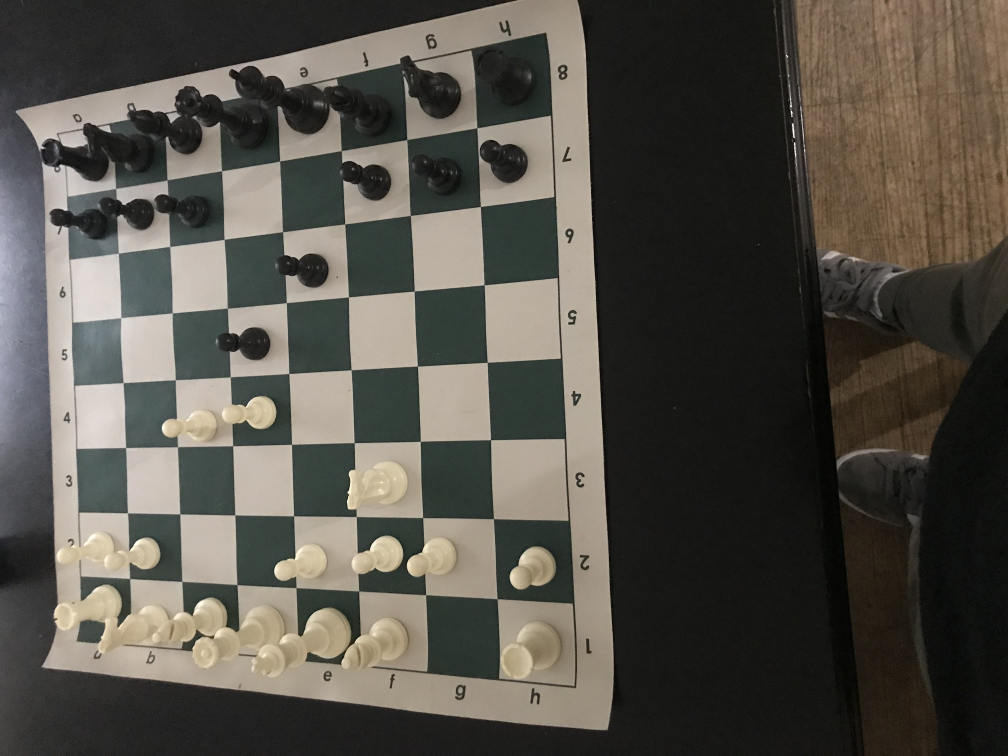
#> input picture preprocessing/training_images/IMG_1512.JPG, 4032 x 3024 px (shown at 1/4 size); its folder holds only this picture in this run
$ python preprocessing_original.py   (older library calls are emulated)
#> lines starting #> are read from the running program, lines starting #| are printed output that depends on the picture; after the words box and inside, x2 and y2 are one past the last pixel; in counts of white or black regions, pixels touching at a corner belong together
'''
Preprocessing Code

(In development)

Code taken almost verbatim from
https://github.com/Elucidation/ChessboardDetect/blob/master/FindChessboards.py

'''


# coding=utf-8
import PIL.Image
import matplotlib.image as mpimg
import scipy.ndimage
import cv2 # For Sobel etc
import glob
import numpy as np
import matplotlib.pyplot as plt
from matplotlib.pyplot import figure, imshow, axis
from matplotlib.image import imread
np.set_printoptions(suppress=True, linewidth=200) # Better printing of arrays
plt.rcParams['image.cmap'] = 'jet' # Default colormap is jet


# Saddle

def getSaddle(gray_img):
    # https://en.wikipedia.org/wiki/Sobel_operator
    img = gray_img.astype(np.float64)
    gx = cv2.Sobel(img,cv2.CV_64F,1,0)
    gy = cv2.Sobel(img,cv2.CV_64F,0,1)
    gxx = cv2.Sobel(gx,cv2.CV_64F,1,0)
    gyy = cv2.Sobel(gy,cv2.CV_64F,0,1)
    gxy = cv2.Sobel(gx,cv2.CV_64F,0,1)

    S = gxx*gyy - gxy**2
    return S

def nonmax_sup(img, win=10):
    w, h = img.shape
#     img = cv2.blur(img, ksize=(5,5))
    img_sup = np.zeros_like(img, dtype=np.float64)
    for i,j in np.argwhere(img):
        # Get neigborhood
        ta=max(0,i-win)
        tb=min(w,i+win+1)
        tc=max(0,j-win)
        td=min(h,j+win+1)
        cell = img[ta:tb,tc:td]
        val = img[i,j]
        if np.sum(cell.max() == cell) > 1:
            print(cell.argmax())
        if cell.max() == val:
            img_sup[i,j] = val
    return img_sup

def pruneSaddle(s):
    thresh = 128
    score = (s>0).sum()
    while (score > 10000):
        thresh = thresh*2
        s[s<thresh] = 0
        score = (s>0).sum()

# [10 lines left out: function getMinSaddleDist, not called in this run]

# Contour

def simplifyContours(contours):
  for i in range(len(contours)):
    # Approximate contour and update in place
    # https://en.wikipedia.org/wiki/Ramer%E2%80%93Douglas%E2%80%93Peucker_algorithm
    contours[i] = cv2.approxPolyDP(contours[i],0.04*cv2.arcLength(contours[i],True),True)

# [112 lines left out: functions is_square, getAngle, getContourVals, pruneContours, not called in this run]

def getContours(img, edges, iters=10):
    # Morphological Gradient to get internal squares of canny edges.
    kernel = cv2.getStructuringElement(cv2.MORPH_ELLIPSE,(3,3))

    # https://docs.opencv.org/3.0-beta/doc/py_tutorials/py_imgproc/py_morphological_ops/py_morphological_ops.html
    # MORPH_GRADIENT means The result will look like the outline of the object.
    edges_gradient = cv2.morphologyEx(edges, cv2.MORPH_GRADIENT, kernel)

    # https://docs.opencv.org/3.1.0/d4/d73/tutorial_py_contours_begin.html
    contours, hierarchy = cv2.findContours(edges_gradient, cv2.RETR_CCOMP, cv2.CHAIN_APPROX_SIMPLE)

    simplifyContours(contours)

    return np.array(contours), hierarchy[0]


# Corners

# [118 lines left out: functions updateCorners, getIdentityGrid, getChessGrid, findGoodPoints, getInitChessGrid, makeChessGrid and 3 more, not called in this run]


def loadImage(filepath):
    img_orig = PIL.Image.open(filepath)
    img_width, img_height = img_orig.size

    # Resize
    aspect_ratio = min(500.0/img_width, 500.0/img_height)
    new_width, new_height = ((np.array(img_orig.size) * aspect_ratio)).astype(int)
    img = img_orig.resize((new_width,new_height), resample=PIL.Image.BILINEAR)
    img = img.convert('L') # grayscale
    img = np.array(img)

    return img

def findChessboard(img, min_pts_needed=15, max_pts_needed=25):
    blur_img = cv2.blur(img, (3,3)) # Blur it
    saddle = getSaddle(blur_img)
    saddle = -saddle
    saddle[saddle<0] = 0
    pruneSaddle(saddle)
    s2 = nonmax_sup(saddle)
    s2[s2<100000]=0
    spts = np.argwhere(s2)

    edges = cv2.Canny(img, 20, 250)
    contours_all, hierarchy = getContours(img, edges)
    contours, hierarchy = pruneContours(contours_all, hierarchy, saddle)

    curr_num_good = 0
    curr_grid_next = None
    curr_grid_good = None
    curr_M = None

    for cnt_i in range(len(contours)):
        #print ("On Contour %d" % cnt_i)
        cnt = contours[cnt_i].squeeze()
        grid_curr, ideal_grid, M = getInitChessGrid(cnt)

        for grid_i in range(7):
            grid_curr, ideal_grid, _ = makeChessGrid(M, N=(grid_i+1))
            grid_next, grid_good = findGoodPoints(grid_curr, spts)
            num_good = np.sum(grid_good)
            #print('I %d (N=%d), num_good: %d of %d' % (grid_i, grid_i+1, num_good, grid_good.size))
            if num_good < 4:
                M = None
                #print ("Failed to converge on this one")
                break
            M, _ = generateNewBestFit(ideal_grid, grid_next, grid_good)
            # Check that a valid and reasonable M was returned
            if M is None or np.abs(M[0,0] / M[1,1]) > 15 or np.abs(M[1,1] / M[0,0]) > 15:
                M = None
                print ("Failed to converge on this one")
                break
        if M is None:
            continue
        elif num_good > curr_num_good:
            curr_num_good = num_good
            curr_grid_next = grid_next
            curr_grid_good = grid_good
            curr_M = M

        # If we found something with more than max needed, good enough to stop here
        if num_good > max_pts_needed:
            break

    # If we found something
    if curr_num_good > min_pts_needed:
        final_ideal_grid = getIdentityGrid(2+2*7)-7
        return curr_M, final_ideal_grid, curr_grid_next, curr_grid_good, spts
    else:
        return None, None, None, None, None

# [52 lines left out: functions getUnwarpedPoints, getBoardOutline, processSingle, not called in this run]

def main(glob_path):
  filenames = glob.glob(glob_path)
  filenames = sorted(filenames)
  print("Files: %s" % filenames)
  fig = figure( figsize=(20, 20))
  n = len(filenames)
  if (n == 0):
    print("No files found.")
    return
  col = 4
  row = n/col
  if (n%col != 0):
      row += 1

  for i in range(n):
      filename = filenames[i]
      print ("Processing %d/%d : %s" % (i+1,n,filename))

      img = loadImage(filename)
#> in loadImage, img_orig is the input picture: PIL image 4032x3024 RGB; mean R, G, B 84, 80.5, 72.9
      M, ideal_grid, grid_next, grid_good, spts = findChessboard(img)
#> in getSaddle, `gxx = cv2.Sobel(gx,cv2.CV_64F,1,0)`:
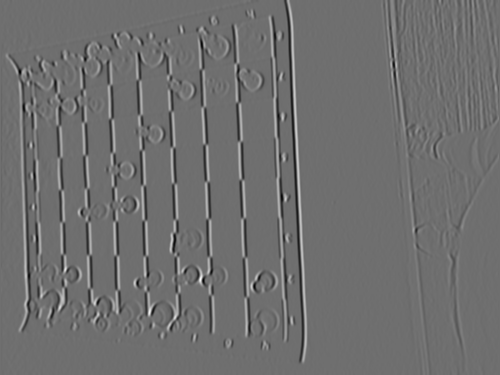
#> gxx: shape (375, 500) float64; min -1890, max 2443, mean 0.1; drawn with min black and max white
#> in getSaddle, `S = gxx*gyy - gxy**2`:
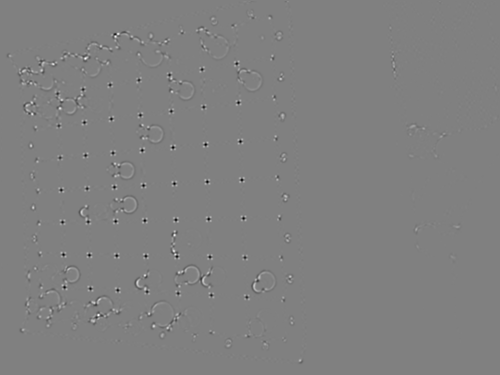
#> S: shape (375, 500) float64; min -1805400, max 1778356, mean -5.5; drawn with min black and max white
#> in findChessboard, `saddle[saddle<0] = 0`:
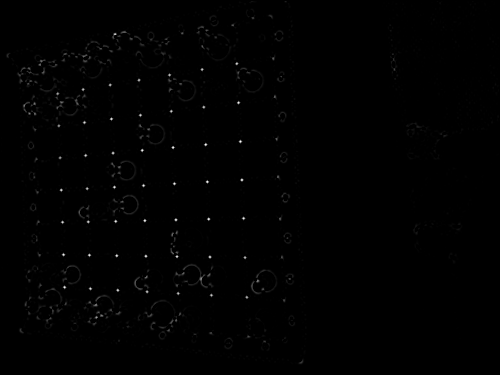
#> saddle: shape (375, 500) float64; min 0, max 1805400, mean 8641.8; drawn with min black and max white
#> in pruneSaddle, `score = (s>0).sum()`: score = 103025
#> the loop in pruneSaddle, `while (score > 10000):` made 8 passes
#> (thresh, score) on passes 1 to 8: (256, 53063), (512, 45058), (1024, 39093), (2048, 32777), (4096, 26156), (8192, 19234), (16384, 12776), (32768, 7994)
#> after the loop in pruneSaddle, `while (score > 10000):`: thresh = 32768
#> the loop in nonmax_sup, `for i,j in np.argwhere(img):` made 7994 passes
#> (i, j, ta, tb, tc, td, val) on passes 1, 3, 4: (1, 251, 0, 12, 241, 262, 120412), (1, 253, 0, 12, 243, 264, 77092), (1, 254, 0, 12, 244, 265, 52480)
#> after the loop in nonmax_sup, `for i,j in np.argwhere(img):`:
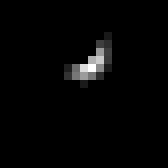
#> cell: shape (21, 21) float64 (shown 8 times larger); min 0, max 398948, mean 7422; drawn with min black and max white
#> in findChessboard, `s2[s2<100000]=0`:
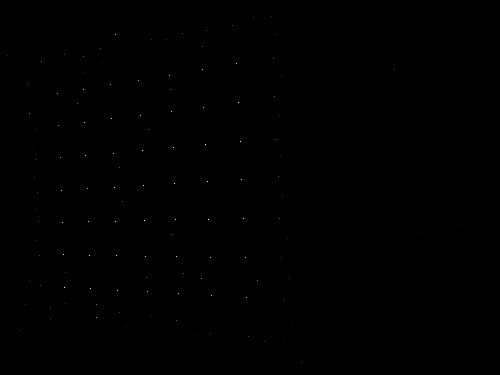
#> s2: shape (375, 500) float64; min 0, max 1805400, mean 603.5; drawn with min black and max white
#> in findChessboard, `spts = np.argwhere(s2)`: spts = 134 pairs, first value 1 to 362, second value 7 to 459
#> in findChessboard, `edges = cv2.Canny(img, 20, 250)`:
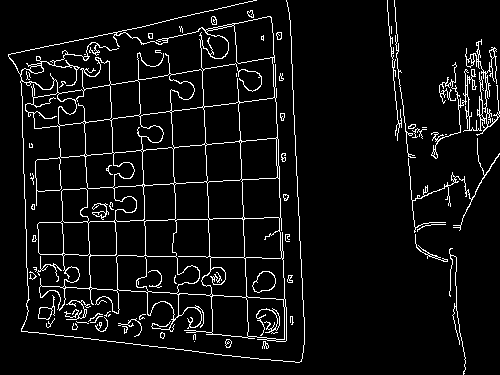
#> edges: shape (375, 500); 6.1% white in thin lines or dots
#> in getContours, `edges_gradient = cv2.morphologyEx(edges, cv2.MORPH_GRADIENT, kernel)`:
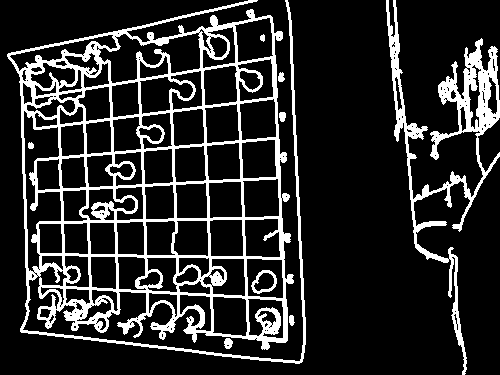
#> edges_gradient: shape (375, 500); 16.6% white; 9 white regions
#> in getContours, `contours, hierarchy = cv2.findContours(edges_gradient, cv2.RETR_CCOMP,..`: contours = 241 contours, 132 with area under 20; largest, box (x1, y1, x2, y2) and area: (7, 0, 306, 364) 76197, (386, 0, 500, 375) 6255, (23, 110, 62, 273) 2898, (98, 32, 201, 84) 2800, (246, 258, 284, 299) 1376
#> after the loop in simplifyContours, `for i in range(len(contours)):`: contours = 241 contours, 134 with area under 20; largest, box (x1, y1, x2, y2) and area: (7, 0, 303, 362) 80722, (386, 0, 498, 375) 8463, (24, 110, 62, 273) 2734, (98, 33, 201, 84) 2620, (9, 34, 118, 72) 1553

      # View
      if M is not None:
          M, _ = generateNewBestFit((ideal_grid+8)*32, grid_next, grid_good) # generate mapping for warping image
          img_warp = cv2.warpPerspective(img, M, (17*32, 17*32), flags=cv2.WARP_INVERSE_MAP)

          best_lines_x, best_lines_y = getBestLines(img_warp)
          xy_unwarp = getUnwarpedPoints(best_lines_x, best_lines_y, M)
          board_outline_unwarp = getBoardOutline(best_lines_x, best_lines_y, M)

          a=fig.add_subplot(row,col,i+1)

          axs = plt.axis()
          imshow(img, cmap='Greys_r');
          axs = plt.axis()
          plt.plot(xy_unwarp[:,0], xy_unwarp[:,1], 'r.',)

          plt.plot(board_outline_unwarp[:,0], board_outline_unwarp[:,1], 'ro-', markersize=5, linewidth=3)
          plt.axis(axs)
          plt.title("%s :  N matches=%d" % (filename, np.sum(grid_good)))
          axis('off')
          print("    N good pts %d" % np.sum(grid_good))

      else:
          a=fig.add_subplot(row,col,i+1)
          imshow(img, cmap='Greys_r');
          plt.title("%s : Fail" % (filename))
          axis('off')
          print("    Fail")

  plt.savefig('preprocessing_example.png', bbox_inches='tight')


if __name__ == '__main__':
  print("Start")
#> (the run stopped early here; a loop or call above may not have finished)

$ run again, on preprocessing/training_images/IMG_6827.JPG
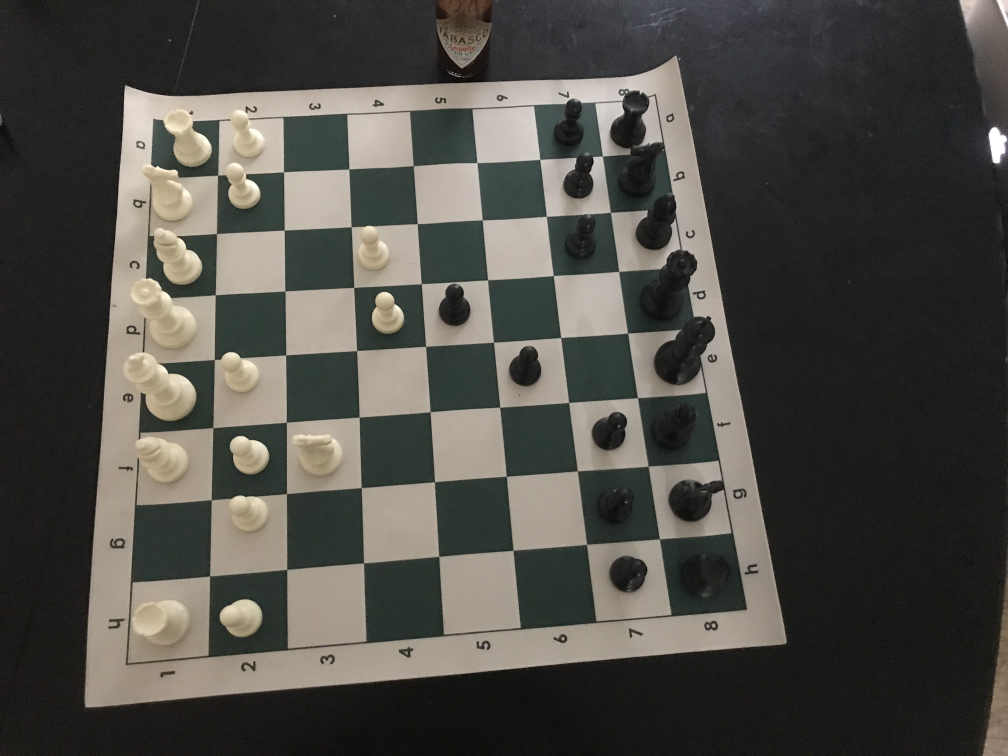
#> input picture preprocessing/training_images/IMG_6827.JPG, 4032 x 3024 px (shown at 1/4 size)
#> in loadImage, img_orig is the input picture: PIL image 4032x3024 RGB; mean R, G, B 77.8, 76.2, 70.6
#> in pruneSaddle, `score = (s>0).sum()`: score = 103844
#> the loop in pruneSaddle, `while (score > 10000):` made 8 passes
#> (thresh, score) on passes 1 to 8: (256, 43729), (512, 35794), (1024, 31120), (2048, 26753), (4096, 22091), (8192, 16989), (16384, 11830), (32768, 7452)
#> after the loop in pruneSaddle, `while (score > 10000):`: thresh = 32768
#> the loop in nonmax_sup, `for i,j in np.argwhere(img):` made 7452 passes
#> (i, j, ta, tb, tc, td, val) on passes 1, 3, 4: (1, 473, 0, 12, 463, 484, 55020), (1, 475, 0, 12, 465, 486, 254380), (1, 492, 0, 12, 482, 500, 55272)
#> s2: shape (375, 500) float64; min 0, max 1899184, mean 633.4
#> spts = 135 pairs, first value 1 to 366, second value 42 to 498
#> in findChessboard, `edges = cv2.Canny(img, 20, 250)`:
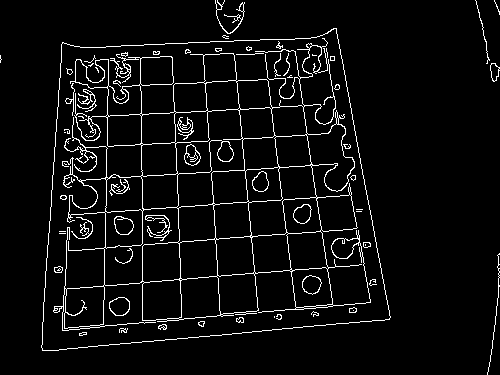
#> edges: shape (375, 500); 5.2% white in thin lines or dots
#> in getContours, `edges_gradient = cv2.morphologyEx(edges, cv2.MORPH_GRADIENT, kernel)`:
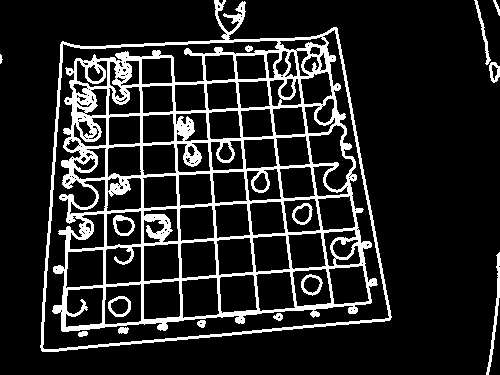
#> edges_gradient: shape (375, 500); 14.4% white; 15 white regions (1 under 20 px)
#> in getContours, `contours, hierarchy = cv2.findContours(edges_gradient, cv2.RETR_CCOMP,..`: contours = 243 contours, 129 with area under 20; largest, box (x1, y1, x2, y2) and area: (40, 0, 392, 352) 93570, (42, 29, 390, 350) 16069, (308, 124, 354, 191) 1538, (104, 283, 142, 325) 1388, (181, 277, 220, 319) 1356
#> after the loop in simplifyContours, `for i in range(len(contours)):`: contours = 243 contours, 133 with area under 20; largest, box (x1, y1, x2, y2) and area: (42, 27, 391, 352) 94017, (44, 29, 390, 350) 13152, (308, 124, 354, 191) 1528, (105, 283, 142, 325) 1316, (181, 277, 220, 319) 1307

$ run again, on preprocessing/training_images/IMG_7143.JPG
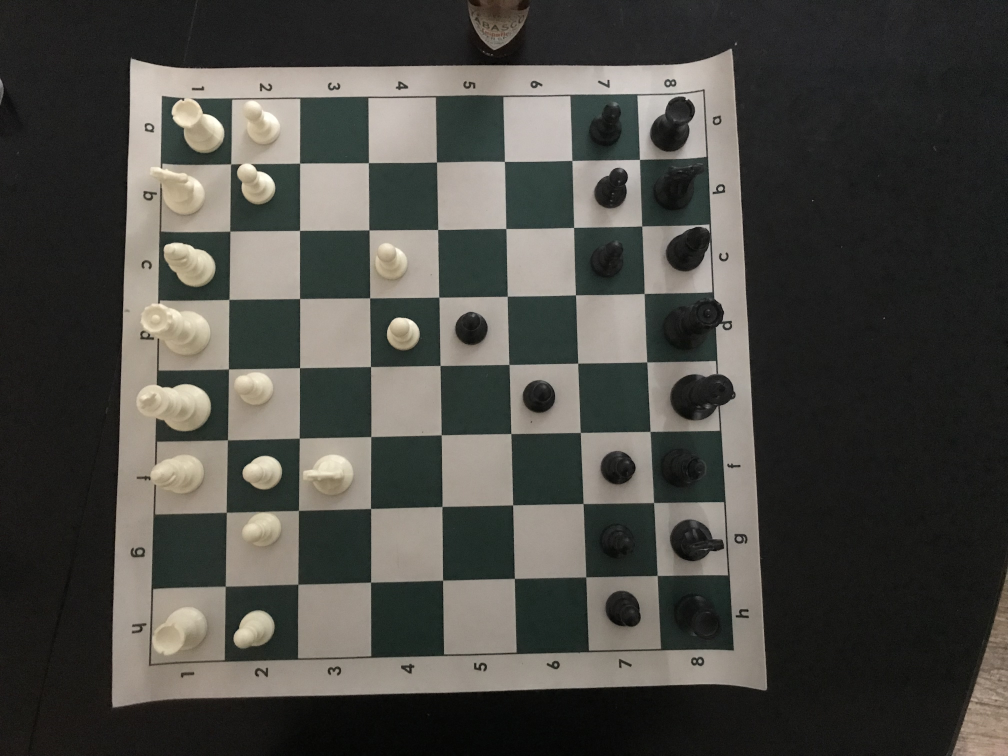
#> input picture preprocessing/training_images/IMG_7143.JPG, 4032 x 3024 px (shown at 1/4 size)
#> in loadImage, img_orig is the input picture: PIL image 4032x3024 RGB; mean R, G, B 74.7, 73.6, 68.5
#> in pruneSaddle, `score = (s>0).sum()`: score = 104104
#> the loop in pruneSaddle, `while (score > 10000):` made 8 passes
#> (thresh, score) on passes 1 to 8: (256, 43820), (512, 35072), (1024, 30649), (2048, 26621), (4096, 21996), (8192, 16570), (16384, 11021), (32768, 6719)
#> after the loop in pruneSaddle, `while (score > 10000):`: thresh = 32768
#> the loop in nonmax_sup, `for i,j in np.argwhere(img):` made 6719 passes
#> (i, j, ta, tb, tc, td, val) on passes 1, 4, 5: (1, 232, 0, 12, 222, 243, 82408), (2, 238, 0, 13, 228, 249, 40704), (2, 239, 0, 13, 229, 250, 41764)
#> s2: shape (375, 500) float64; min 0, max 1885276, mean 591.1
#> spts = 137 pairs, first value 24 to 366, second value 1 to 496
#> in findChessboard, `edges = cv2.Canny(img, 20, 250)`:
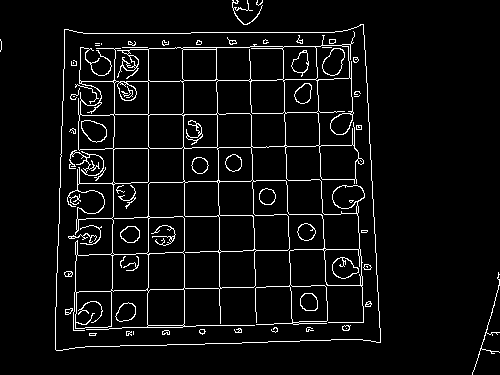
#> edges: shape (375, 500); 5.3% white in thin lines or dots
#> in getContours, `edges_gradient = cv2.morphologyEx(edges, cv2.MORPH_GRADIENT, kernel)`:
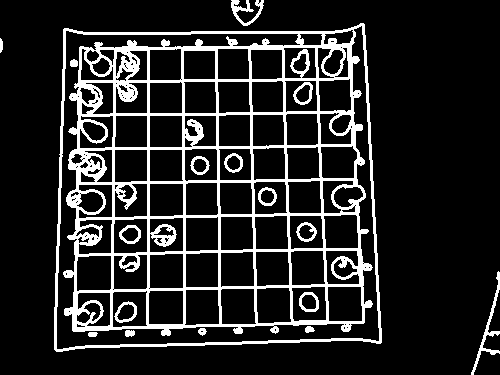
#> edges_gradient: shape (375, 500); 14.7% white; 17 white regions
#> in getContours, `contours, hierarchy = cv2.findContours(edges_gradient, cv2.RETR_CCOMP,..`: contours = 205 contours, 79 with area under 20; largest, box (x1, y1, x2, y2) and area: (54, 23, 382, 352) 98505, (56, 25, 380, 350) 14862, (220, 288, 257, 325) 1216, (76, 255, 112, 292) 1207, (112, 290, 148, 328) 1200
#> after the loop in simplifyContours, `for i in range(len(contours)):`: contours = 205 contours, 81 with area under 20; largest, box (x1, y1, x2, y2) and area: (56, 23, 382, 352) 100198, (57, 25, 380, 350) 30109, (112, 290, 148, 328) 1176, (221, 288, 256, 325) 1155, (185, 289, 220, 326) 1140
